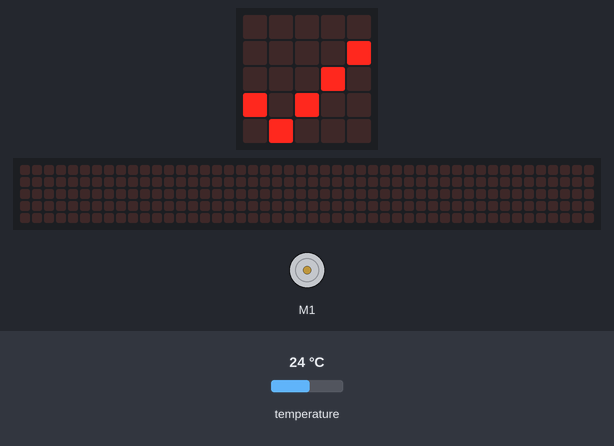
This program was run on a simulated BBC micro:bit (MakeCode). Parts: DC motor (green arrow = forward, orange = backward, longer = faster), the board's 5×5 LED display, a strip that is not on the board, showing the scrolling text unrolled. The inputs (shaded band) are chosen by the test bench; at power-on: temperature 24 °C. The 48×5 strip is a reading aid, not a part: it shows the text the display is scrolling, unrolled, one strip-width of it at a time.

Above: at 1.2 s.
1.3 s: temperature set to 28 °C
At 1.93 s:
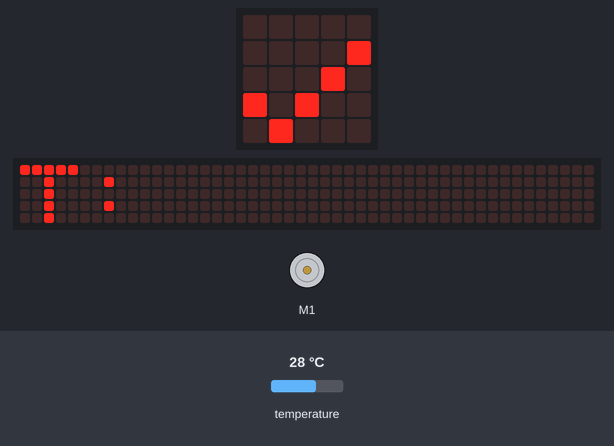
3.8 s: temperature set to 12 °C
At 4.71 s:
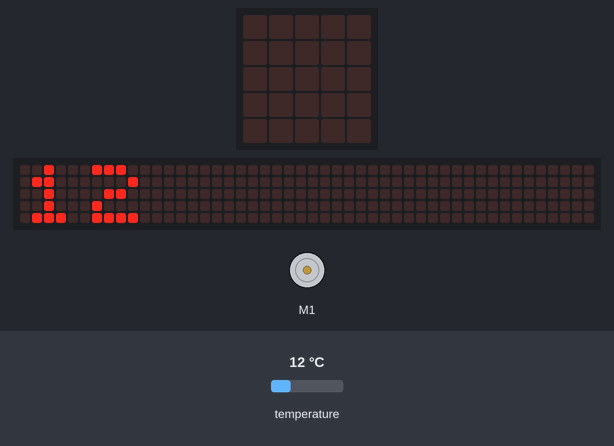
6.5 s: temperature set to 33 °C
At 9.8 s:
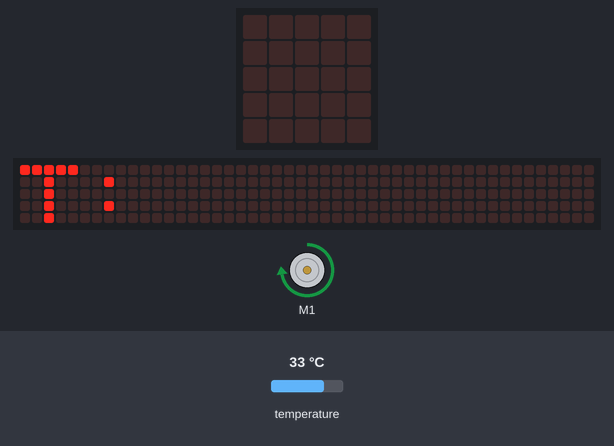
11.7 s: temperature set to 32.3 °C
At 15.62 s:
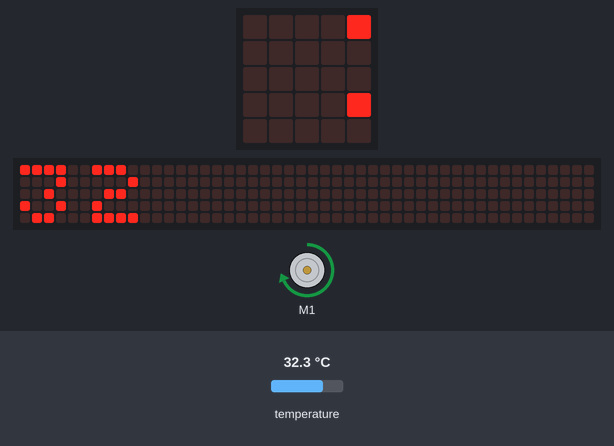
17.2 s: temperature set to 24 °C
At 19.3 s:
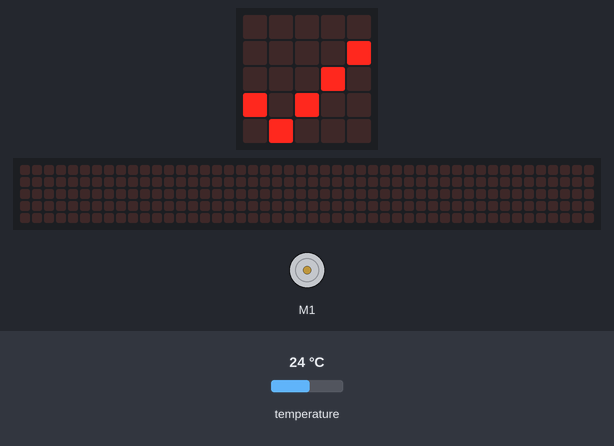
Timing chart, 0 to 20.6 s (numbered marks = the images above; inputs shaded):
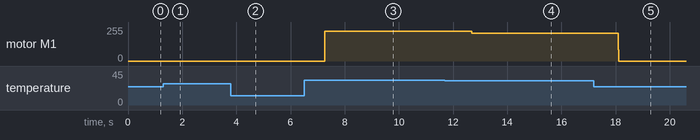

The program:

main.ts
```typescript
robotbit.MotorRun(robotbit.Motors.M1A, 0)
basic.forever(function () {
    if (input.temperature() > 25) {
        basic.showString("T:")
        basic.showNumber(input.temperature())
        robotbit.MotorRun(robotbit.Motors.M1A, pins.map(
        input.temperature(),
        25,
        35,
        100,
        255
        ))
    } else {
        robotbit.MotorRun(robotbit.Motors.M1A, 0)
        basic.showIcon(IconNames.Yes)
    }
})
```

test.ts
```typescript
// 在此处测试；当此软件包作为插件使用时，将不会编译此软件包。
```

Measured:
- the behaviour switches between 33 and 32.9 °C on temperature (found by bisection; images 3 and 4)
- after the input at 1.3 s, the display: changes after 0.56 s (image 1)
- after the input at 6.5 s, the display: first differs from a run without the input after 0.78 s (image 3)
- after the input at 11.7 s, motor M1: forward 224/255 → forward 208/255 after 0.98 s
- after the input at 17.2 s, motor M1: forward 208/255 → stopped after 0.90 s; the display: first differs from a run without the input after 0.92 s (image 5)
- what the display in image 3 shows lasts 0.8 s, from 9.2 s to 10.0 s
